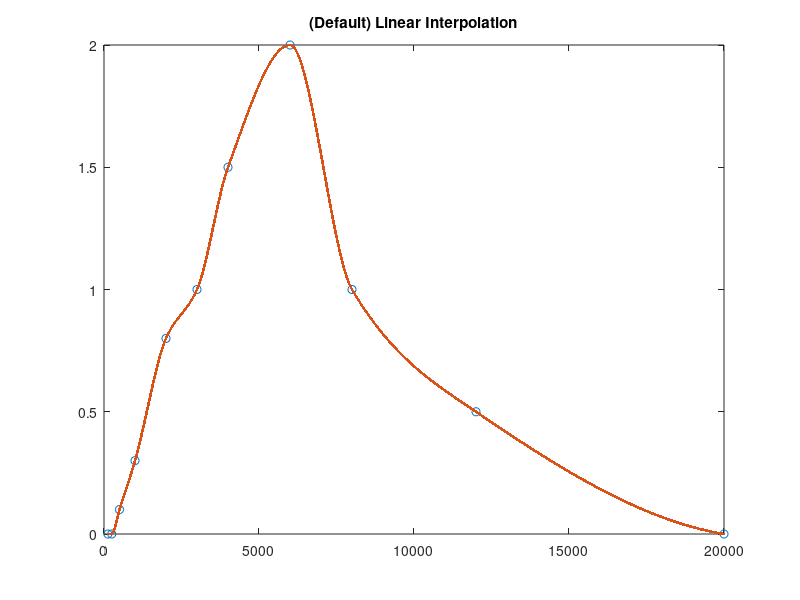

MATLAB code for this plot: (Note: this script raises an error after producing the figure.)
filterValues=[125,0;
              250,0;
              500,0.1;
              1000,0.3;
              2000,0.8;
              3000,1;
              4000,1.5;
              6000, 2;
              8000,1;
              12000,0.5;
              20000,0];             %Just nu filterv�rden i kolonn 2(ger diskant ljud just nu), t�nker att det blir variabler till sliders sen
          
x = filterValues(:,1);          %X koordinaterna f�r frekvenstabell
y = filterValues(:,2);          %Vad vi multiplicerar med
FFTLength=40000;                %Punkter i frekvensspektrum

n = 1:1:FFTLength/2;            %Skapar v�rt halva frekvensspektrum

filter = interp1(x,y,n, 'PCHIP');   %skapar ett filter utifr�n v�rdena

plot(x,y,'o',n,filter,':.');        %Plottar bearbetade kurvan
xlim([0 20000]);                    %begr�nsar mellan 0-20000
title('(Default) Linear Interpolation');        %titel p� graf
filter = [fliplr(filter), filter ]';        %Skapar speglat filter med gamla filtret

[rawData, Fs]= audioread('Ljudfiler/Talk1.wav');      %laddar in ljud

frec = stft(rawData,Fs,'Window',hann(FFTLength,'periodic'),'OverlapLength',FFTLength/2,'FFTLength',FFTLength);  %Skapar f�nster i tidsdom�n och g�r fourieranalys i f�nstret och sen flyttar f�nstret fram�t och upprepar

frec2=frec.*filter;     %applicera filter    

output = istft(frec2, Fs,'Window',hann(FFTLength,'periodic'),'OverlapLength',FFTLength/2,'FFTLength',FFTLength, 'ConjugateSymmetric',true); %lika som tidigare fast tillbaka till tidsdom�n


sound(output, Fs);      %Spelar upp behandlat ljud
